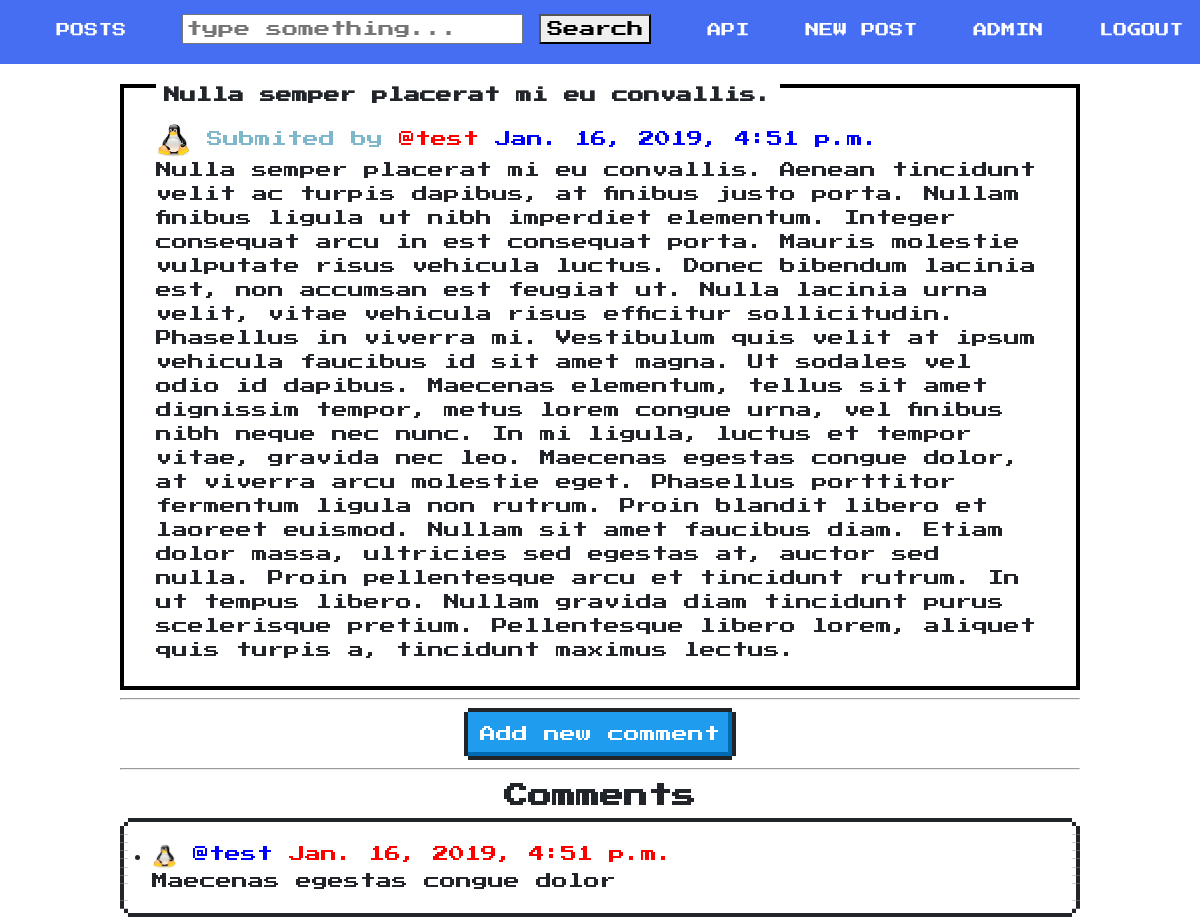
Page /detail/2/ (signed in) on the committed database.
### post/models.py (models this page shows, shortened)
class Post(models.Model):
    user = models.ForeignKey(Profile, on_delete=models.CASCADE)
    title = models.TextField()
    text = models.TextField()
    date = models.DateTimeField(auto_now_add=True)

class Comment(models.Model):
    userPost = models.ForeignKey(Post, related_name='comments', on_delete=models.CASCADE, null=True)
    author = models.ForeignKey(Profile, on_delete=models.CASCADE)
    text = models.TextField()
    date = models.DateTimeField(auto_now_add=True)
    def __str__(self):
        return self.text

### userprofiles/models.py (models this page shows)
class Profile(models.Model):
    user = models.OneToOneField(User, on_delete=models.CASCADE)
    image = models.ImageField(default='default.jpg', upload_to='profile_pics')
    def __str__(self):
        return self.user.username

### post/views.py (the view)
# urls.py: path('detail/<int:pk>/', view=PostDetail.as_view(), name='detail'),
class PostDetail(DetailView):
    template_name = "post/post_detail.html"
    def get(self, request, pk):
        queryset = Post.objects.get(pk=pk)
        context = dict(post=queryset)
        return render(request, self.template_name, context)

### post/templates/post/post_detail.html (shortened to what this page needs)
{% extends "base.html" %}
{% block content %}
<div class="nes-container with-title">
    <h2 class="title">{{ post.title }}</h2>
    <img height="35" width="35" class="rounded-circle account-img" src="{{ post.user.image.url }}">
    <span style="color:#7DB7C9">Submited by</span>
    <a href="http://127.0.0.1:8000/@{{ post.user }}/" style="color:red">@{{ post.user }}</a>
    <span style="color:blue">{{post.date}}</span>
    <br>
    {{ post.text }}
</div>
  {% if user.is_authenticated %}
      <hr>
        <div style="text-align:center">
            <a  class="nes-btn is-primary" href="{% url 'post:comment' post.id %}">Add new comment</a>
       </div>
      <hr>
  {% endif %}
{% for comment in post.comments.all %}
    <h2 style="text-align:center" >Comments</h2>
    <ul class="nes-container is-rounded">
        <li class="list-group-item">
            <img height="25" width="25" class="rounded-circle account-img" src="{{ comment.author.image.url }}">
            <a href="http://127.0.0.1:8000/@{{ comment.author }}/" style="color:blue">@{{ comment.author }}</a>
            <span style="color:red">{{post.date}}</span>
            <div>
                {{ comment }}
            </div>
        </li>
    </ul>
{% endfor %}
{% endblock content %}

### post/templates/base.html (shortened to what this page needs)
{% load static %}
<!DOCTYPE html>
<html lang="en">
<head>
    <link rel="stylesheet" href="{% static "css/style.css" %}">
    <link href="https://unpkg.com/nes.css/css/nes.min.css" rel="stylesheet" />
</head>
<body>
    <nav>
        <ul>
            <li><a href="http://127.0.0.1:8000/">Posts</a></li>
            <li>
                <form role="search" method="POST" action="{% url 'post:searchPost' %}">
                <input placeholder="type something..." aria-label="Search" type="text" name="query">
                <button type="submit">Search</button>
                </form>
            </li>
            <li><a href="{% url 'Api:posts_api' %}">Api</a></li>
            {% if user.is_authenticated %}
            <li><a href="{% url 'post:add' %}">New Post</a></li>
            <li><a href="{% url 'Profile:profile' %}">{{user}}</a></li>
            <li><a  href="{% url 'Profile:sign_out' %}">Logout</a></li>
            {% else %}
            <li><a href="{% url 'Profile:sign_up' %}">Sign Up</a></li>
            <li><a  href="{% url 'Profile:sign_in' %}">Sign In</a></li>
            {% endif %}
        </ul>
    </nav>
    <div  style ="padding-top: 20px"class="container">
        {% block content %}
        {% endblock content %}
    </div>
</body>
</html>

### static/css/style.css (style rules this page uses)
body { margin: 0; background: #DDE0E4; font-family:'Work Sans',sans-serif; font-weight: 400; min-height: 70%; }
.container { width:80%; margin:0 auto; }
nav { background: #456EF3 ; padding-bottom:20px; }
nav ul { margin: 0; padding: 0; list-style: none; text-align:center }
nav li { display: inline-block; margin-left:40px; padding-top: 14px; position: relative; }
nav a { color: white ; text-decoration: none; text-transform: uppercase; font-size: 14px; }
nav a::before { content: ''; display: block; height: 5px; width: 100%; background-color: #444; position: absolute; top: 0; width: 0%; transition: all ease-in-out 250ms; }

### rows in the picture
Post: title "Nulla semper placerat mi eu convallis.", user.image (picture), user "test", date "Jan. 16, 2019, 4:51 p.m.", text "Nulla semper placerat mi eu convallis. Aenean tincidunt velit ac turpis dapibus, at finibus justo porta. Nullam finibus ligula ut nibh imperdiet elementum. Integer consequat arcu in est consequat porta. Mauris molestie vulputate risus vehicula luctus. Donec bibendum lacinia est, non accumsan est feugiat ut. Nulla lacinia urna velit, vitae vehicula risus efficitur sollicitudin. Phasellus in viverra mi. Vestibulum quis velit at ipsum vehicula faucibus id sit amet magna. Ut sodales vel odio id dapibus. Maecenas elementum, tellus sit amet dignissim tempor, metus lorem congue urna, vel finibus nibh neque nec nunc. In mi ligula, luctus et tempor vitae, gravida nec leo. Maecenas egestas congue…"
Comment: author.image (picture), author "test", text "Maecenas egestas congue dolor"

### other values in the picture
{{ user }} "ADMIN"
